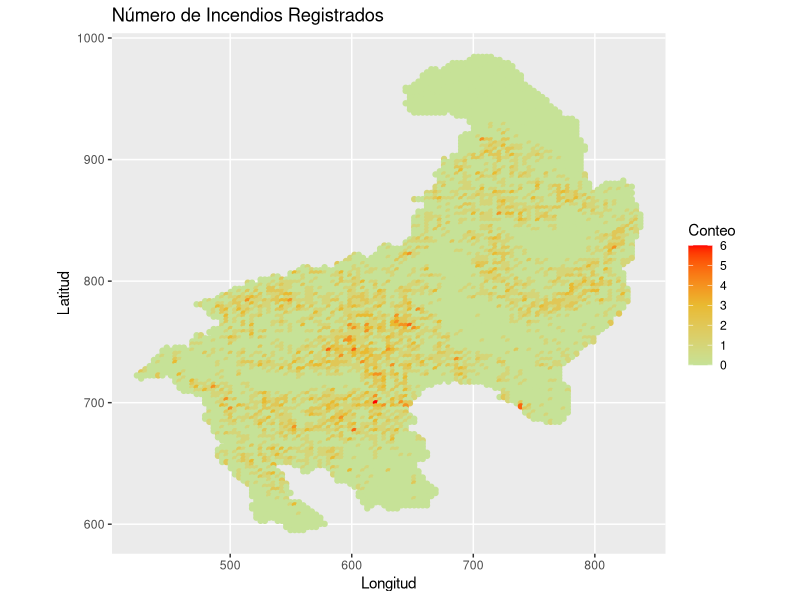
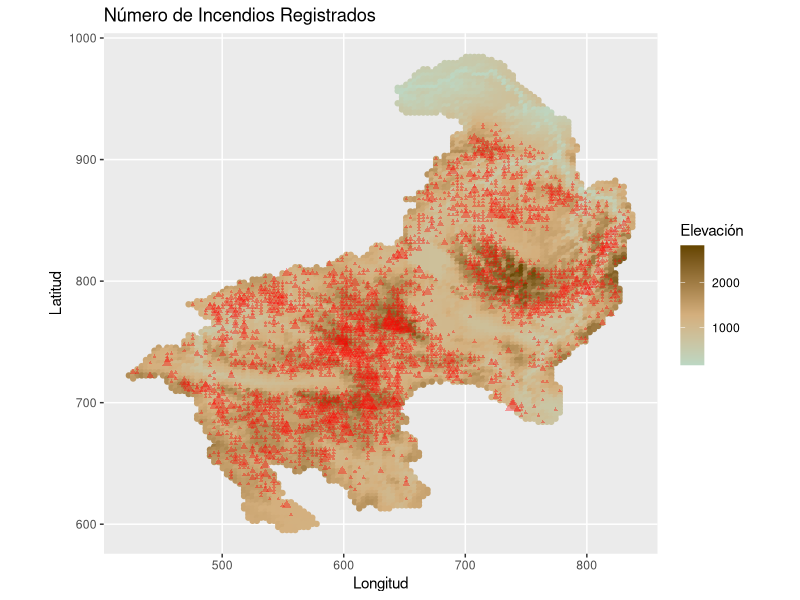
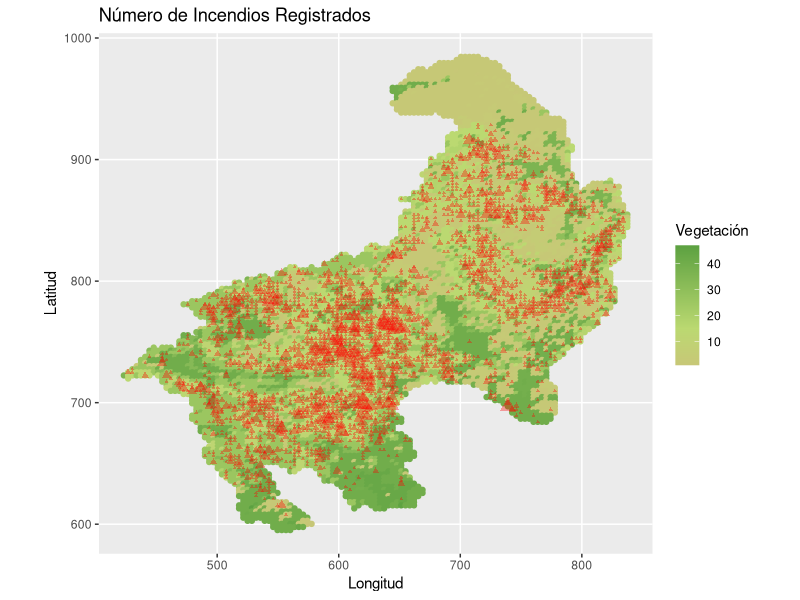
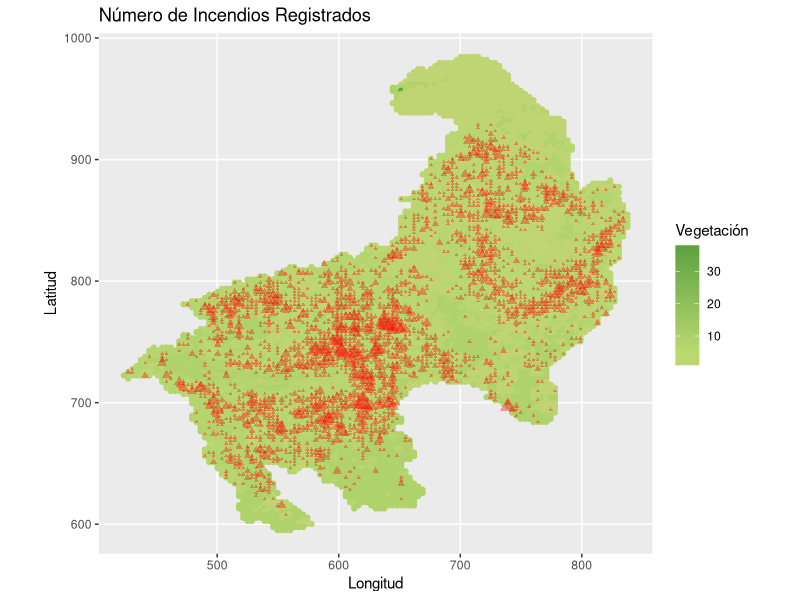
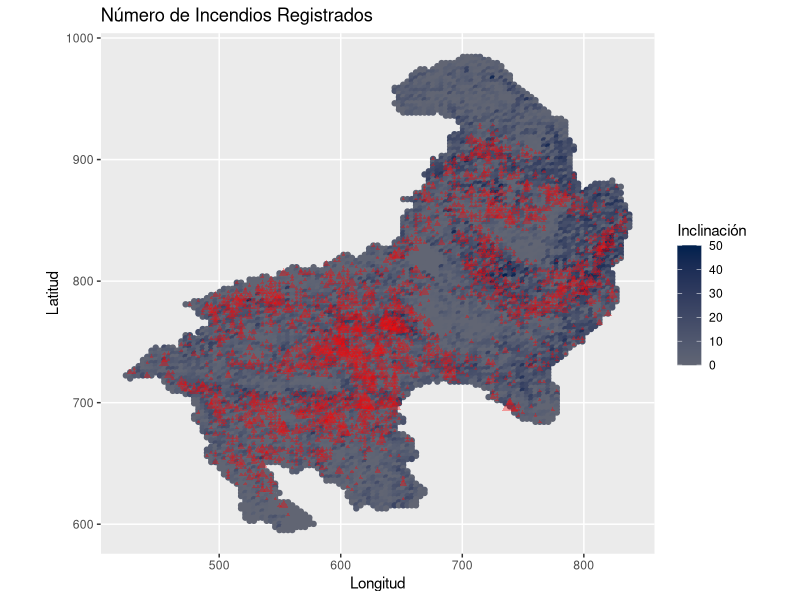
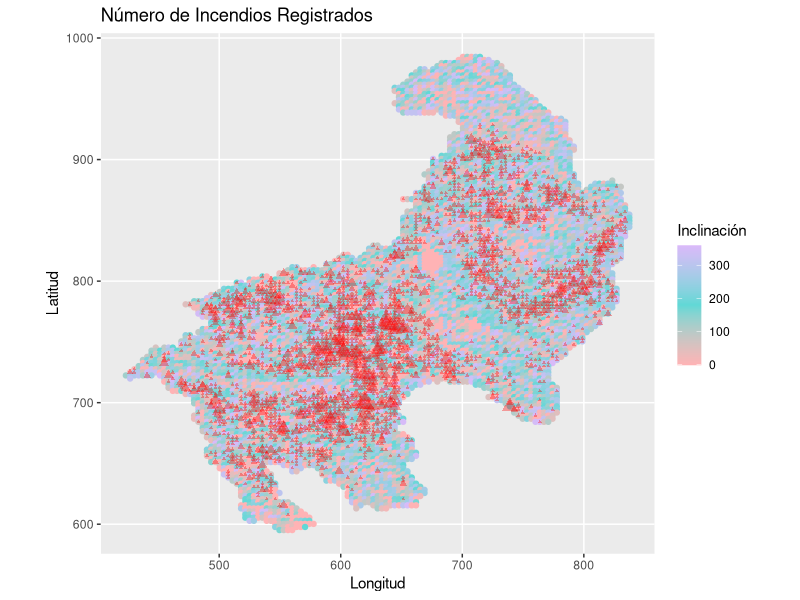

Here is the R script that generated these plots, in order:
#-----------------------------------------------------------------------------------------
# Author: Christian Badillo
# Date: 14/05/2025

#-----------------------------------------------------------------------------------------
# Librerías

library(tidyverse)
library(ggplot2)
library(sf)

# ----------------------------------------------------------------------------------------
# Datos
predictores <- read.delim("bmgrid.txt", sep = ",")

predictores <- predictores %>% select(-RowNames)

str(predictores)

target <- read.delim("conteos.txt")

summary(predictores)

datos <- cbind(predictores, target)
names(datos)
#----------------------------------------------------------------------------------------
# Visualizaciones
my_sf <- st_as_sf(datos[, c("lon", "lat")], coords = c('lon', 'lat'))

ggplot(data = my_sf) + 
    geom_sf(aes(color = datos$incendios)) + 
    scale_color_gradient2(low = "#C6E297", mid = "#E9BA31", high = "#FF0000", midpoint = 3)+
    labs(
        title = "Número de Incendios Registrados",
        x = "Longitud",
        y = "Latitud",
        color = "Conteo"
    )

ggplot(data = my_sf) + 
    geom_sf(aes(color = datos$elevation)) + 
    scale_color_gradient2(low = "#ACE6DE", mid = "#D4AF7D", high = "#654500", midpoint = 1288)+
    geom_sf(
        data = my_sf[datos$incendios > 0, ],  # Filtramos los puntos
        shape = 17,           # Código de forma para triángulo
        color = "red",        # Color rojo
        size = datos$incendios[datos$incendios > 0] / 1.35,              # Tamaño ajustable
        alpha = 0.35
    ) +
    labs(
        title = "Número de Incendios Registrados",
        x = "Longitud",
        y = "Latitud",
        color = "Elevación"
    )

ggplot(data = my_sf) + 
    geom_sf(aes(color = datos$vegetation)) + 
    scale_color_gradient2(low = "#D4AF7D", mid = "#BBD971", high = "#5CA141", midpoint = 15.00)+
    geom_sf(
        data = my_sf[datos$incendios > 0, ],  # Filtramos los puntos
        shape = 17,           # Código de forma para triángulo
        color = "red",        # Color rojo
        size = datos$incendios[datos$incendios > 0] / 1.35,              # Tamaño ajustable
        alpha = 0.35
    ) +
    labs(
        title = "Número de Incendios Registrados",
        x = "Longitud",
        y = "Latitud",
        color = "Vegetación"
    )

ggplot(data = my_sf) + 
    geom_sf(aes(color = datos$veg9)) + 
    scale_color_gradient2(low = "#D4AF7D", mid = "#BBD971", high = "#5CA141", midpoint = 5)+
    geom_sf(
        data = my_sf[datos$incendios > 0, ],  # Filtramos los puntos
        shape = 17,           # Código de forma para triángulo
        color = "red",        # Color rojo
        size = datos$incendios[datos$incendios > 0] / 1.35,              # Tamaño ajustable
        alpha = 0.35
    ) +
    labs(
        title = "Número de Incendios Registrados",
        x = "Longitud",
        y = "Latitud",
        color = "Vegetación"
    )

ggplot(data = my_sf) + 
    geom_sf(aes(color = datos$slope)) + 
    scale_color_gradient2(low = "#9C9578", mid = "#575E72", high = "#00214E", midpoint = 6)+
    geom_sf(
        data = my_sf[datos$incendios > 0, ],  # Filtramos los puntos
        shape = 17,           # Código de forma para triángulo
        color = "red",        # Color rojo
        size = datos$incendios[datos$incendios > 0] / 1.35,              # Tamaño ajustable
        alpha = 0.35
    ) +
    labs(
        title = "Número de Incendios Registrados",
        x = "Longitud",
        y = "Latitud",
        color = "Inclinación"
    )

ggplot(data = my_sf) + 
    geom_sf(aes(color = datos$exposure)) + 
    scale_color_gradient2(low = "#FFB3B5", mid = "#61D8D6", high = "#DBB9FA", midpoint = 180)+
    geom_sf(
        data = my_sf[datos$incendios > 0, ],  # Filtramos los puntos
        shape = 17,           # Código de forma para triángulo
        color = "red",        # Color rojo
        size = datos$incendios[datos$incendios > 0] / 1.35,              # Tamaño ajustable
        alpha = 0.35
    ) +
    labs(
        title = "Número de Incendios Registrados",
        x = "Longitud",
        y = "Latitud",
        color = "Inclinación"
    )
